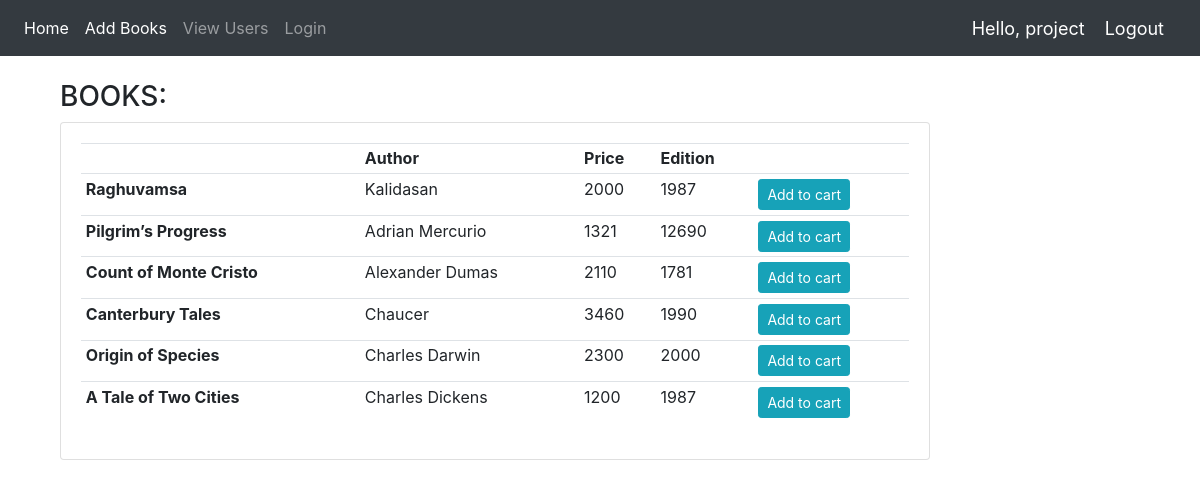
The app's page / (signed in) with its own data.
### book/models.py (models this page shows, shortened)
class Book(models.Model):
    title = models.CharField(max_length=200, null=True)
    Author = models.CharField(max_length=200, null=True)
    Price = models.IntegerField(null=True)
    Edition = models.IntegerField(null=True)

### book/views.py (the view)
# urls.py: 2. Add a URL to urlpatterns:  path('', views.home, name='home')
def home(request):
    books = Book.objects.all()
    context = {'books': books}
    if request.user.is_staff:
        return render(request, 'home.html', context)
    else:
        return render(request, 'home.html', context)

### book/templates/home.html
{% extends 'main.html' %}
{% block content %}
<br>
<div class="container">
<div class="container row">
    <div class="col-lg-10">
        <h3>BOOKS:</h3>
        <div class="card card-body">
            <table class="table table-sm">
                <tr>
                    <th><Title></Title></th>
                    <th>Author</th>
                    <th>Price</th>
                    <th>Edition</th>
                    <th></th>
                </tr>
                {% for book in books %}
                <tr>
                    <td><b>{{book.title}}</b> </td>
                    <td>{{book.Author}} </td>
                    <td>{{book.Price}} </td>
                    <td> {{book.Edition}} </td>
                    <td><a class="btn btn-sm btn-info" href="{% url 'addtocart' book.id %}">Add to cart</a> </td>
                </tr>
                {% endfor %}
            </table>
        </div>
    </div>
</div>
{% endblock %}

### book/templates/navbar.html (shortened to what this page needs)
{% load static %}
<nav class="navbar navbar-expand-lg navbar-dark bg-dark">
  <div class="collapse navbar-collapse" id="navbarNav">
    <ul class="navbar-nav">
      <li class="nav-item active">
        <a class="nav-link" href="{% url 'home' %}">Home</a>
      </li>
      {% if request.user.is_staff %}
      <li class="nav-item active">
        <a class="nav-link" href="{% url 'addbook' %}">Add Books</a>
      </li>
       <li class="nav-item">
        <a class="nav-link" href="{% url 'viewuser' %}">View Users</a>
      </li>
      {% else %}
      <li class="nav-item">
        <a class="nav-link" href="{% url 'viewcart' %}">Cart</a>
      </li>
      {% endif %}
      <li class="nav-item">
        <a class="nav-link" href="{% url 'login' %}">Login</a>
      </li>
    </ul>
  </div>
  <span class="hello-msg">Hello, {{request.user}}</span>
  <span ><a  class="hello-msg" href="{% url 'logout' %}">Logout</a></span>
</nav>

### book/templates/navbar.html (style rules this page uses)
.hello-msg { font-size: 18px; color: #fff; margin-right: 20px; }

### records on screen
Book: title "Raghuvamsa", Author "Kalidasan", Price "2000", Edition "1987"
Book: title "Pilgrim’s Progress", Author "Adrian Mercurio", Price "1321", Edition "12690"
Book: title "Count of Monte Cristo", Author "Alexander Dumas", Price "2110", Edition "1781"
Book: title "Canterbury Tales", Author "Chaucer", Price "3460", Edition "1990"
Book: title "Origin of Species", Author "Charles Darwin", Price "2300", Edition "2000"
Book: title "A Tale of Two Cities", Author "Charles Dickens", Price "1200", Edition "1987"

### other values on screen
{{ request.user }} "project"
